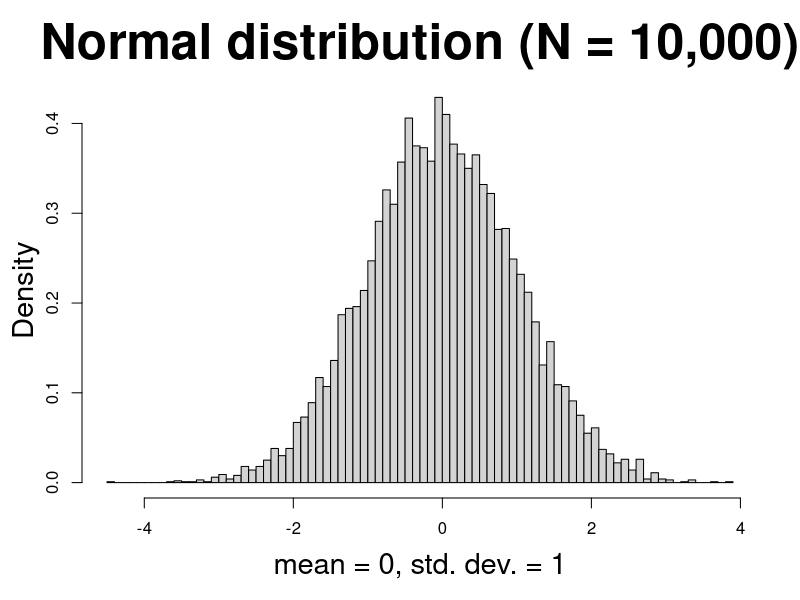
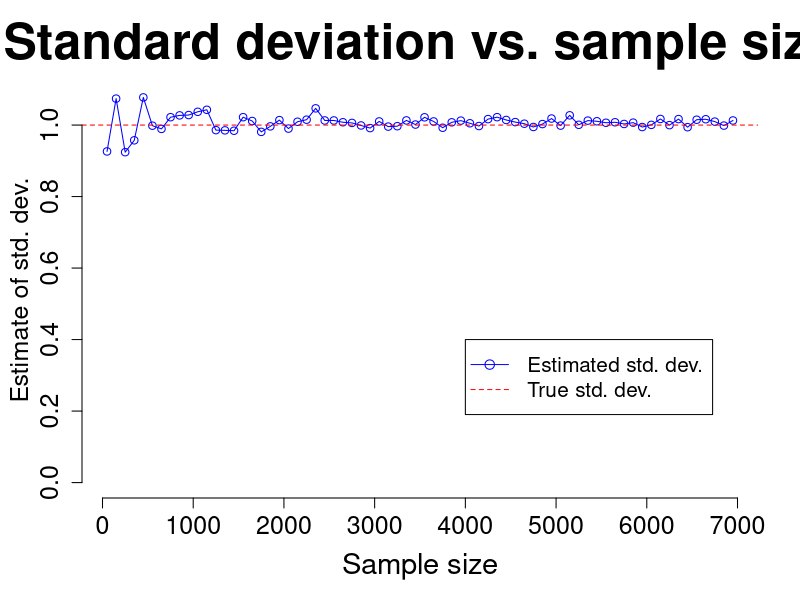

Write the R code that produced these figures, in order.
# function to calculate std. dev. for multiple sample sizes
calc_n_sds <- function(dist = NULL, sample_size) {
   purrr::map_df(
      .x = sample_size, 
      .f = ~ return(data.frame(n = .x, 
                               sd = sd(sample(dist, .x, T)),
                               se = sd(sample(dist, .x, T)) / sqrt(.x))
                    )
   )
}

# simulate different distributions
set.seed(129)
n_dist <- rnorm(10000, 0, 1)

# calculate std. dev. for range of sample sizes
n_sds <- calc_n_sds(dist = n_dist, sample_size = seq(50, 7000, 100))

# plot distribution
hist(n_dist, 
     breaks = 100, 
     probability = T, 
     xlab = "mean = 0, std. dev. = 1",
     main = "Normal distribution (N = 10,000)",
     ylab = NULL,
     cex.main = 3, cex.lab = 1.75)
title(ylab = "Density", cex.lab = 1.75, line = 2.25)

# plot std. dev. estimation vs. sample size
plot(n_sds$n, n_sds$sd, 
     ylim = c(0, max(n_sds$sd)),
     col = "blue",
     type = "o",
     xlab = "Sample size",
     ylab = "", 
     main = "Standard deviation vs. sample size",
     cex.lab = 1.75, cex.main = 3, cex.axis = 1.5, 
     frame.plot = F)
title(ylab = "Estimate of std. dev.", cex.lab = 1.5, line = 2.5)

# true std. dev. line
abline(h = 1, lty = 2, col = "red")

# plot legend
legend(x = 4000, y = 0.4, 
       legend = c("Estimated std. dev.", "True std. dev."),
       col = c("blue", "red"),
       pch = c(1, NA),
       lty = c(1, 2),
       cex = 1.25)
